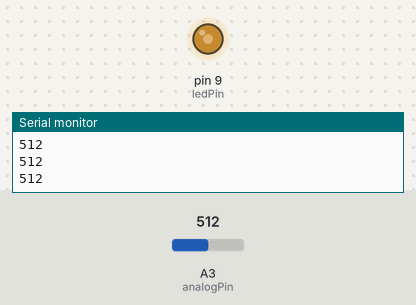
The sketch below on a simulated Arduino Uno, built with avr-gcc and run on an emulated ATmega328P. On the bench: output pins drawn as LEDs (lit = HIGH), the last lines printed to the serial monitor. The inputs (shaded band) are chosen by the test bench; at power-on: A3 (analogPin) = 512.

Above: at 1.2 s.
1.3 s: A3 (analogPin) set to 716
At 2.0 s:
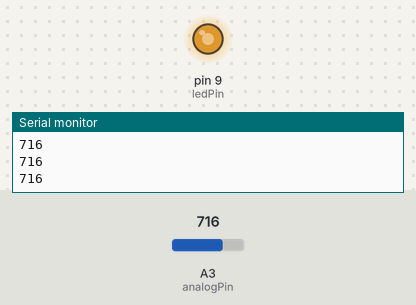
2.8 s: A3 (analogPin) set to 900
At 3.3 s:
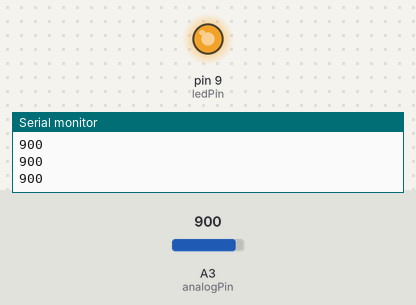
4.3 s: A3 (analogPin) set to 122
At 5.5 s:
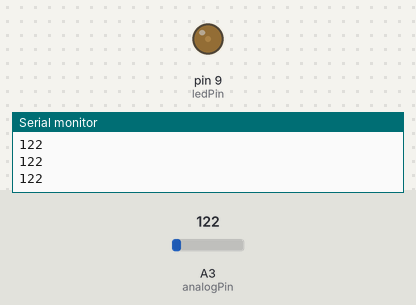
5.8 s: A3 (analogPin) set to 0
At 6.7 s:
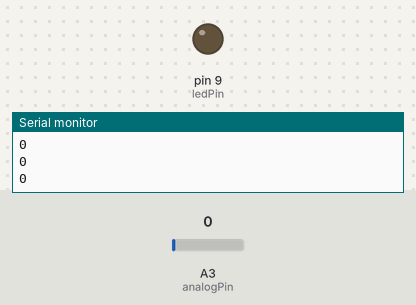
Timing chart, 0 to 8.3 s (numbered marks = the images above; inputs shaded):
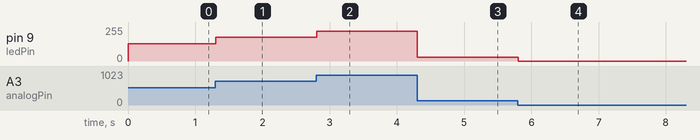

The sketch:

DDLAB_5_16.ino
```cpp
int ledPin = 9;      // LED connected to digital pin 9 (PWM)
int analogPin = A3;  // Potentiometer connected to analog pin A3
int val = 0;

void setup() {
  pinMode(ledPin, OUTPUT);
  Serial.begin(9600);
}

void loop() {
  val = analogRead(analogPin);          // 從可變電阻讀值（0~1023）
  analogWrite(ledPin, val / 4);         // 輸出PWM訊號（0~255）
  Serial.println(val);
  delay(1);  // 用較長的延遲讓輸出穩定
}
```

Measured:
- after the input at 1.3 s, pin 9 (ledPin): 128/255 → 179/255 at once
- after the input at 2.8 s, pin 9 (ledPin): 179/255 → 225/255 at once
- after the input at 4.3 s, pin 9 (ledPin): 225/255 → 30/255 at once
- after the input at 5.8 s, pin 9 (ledPin): 30/255 → 0/255 at once
